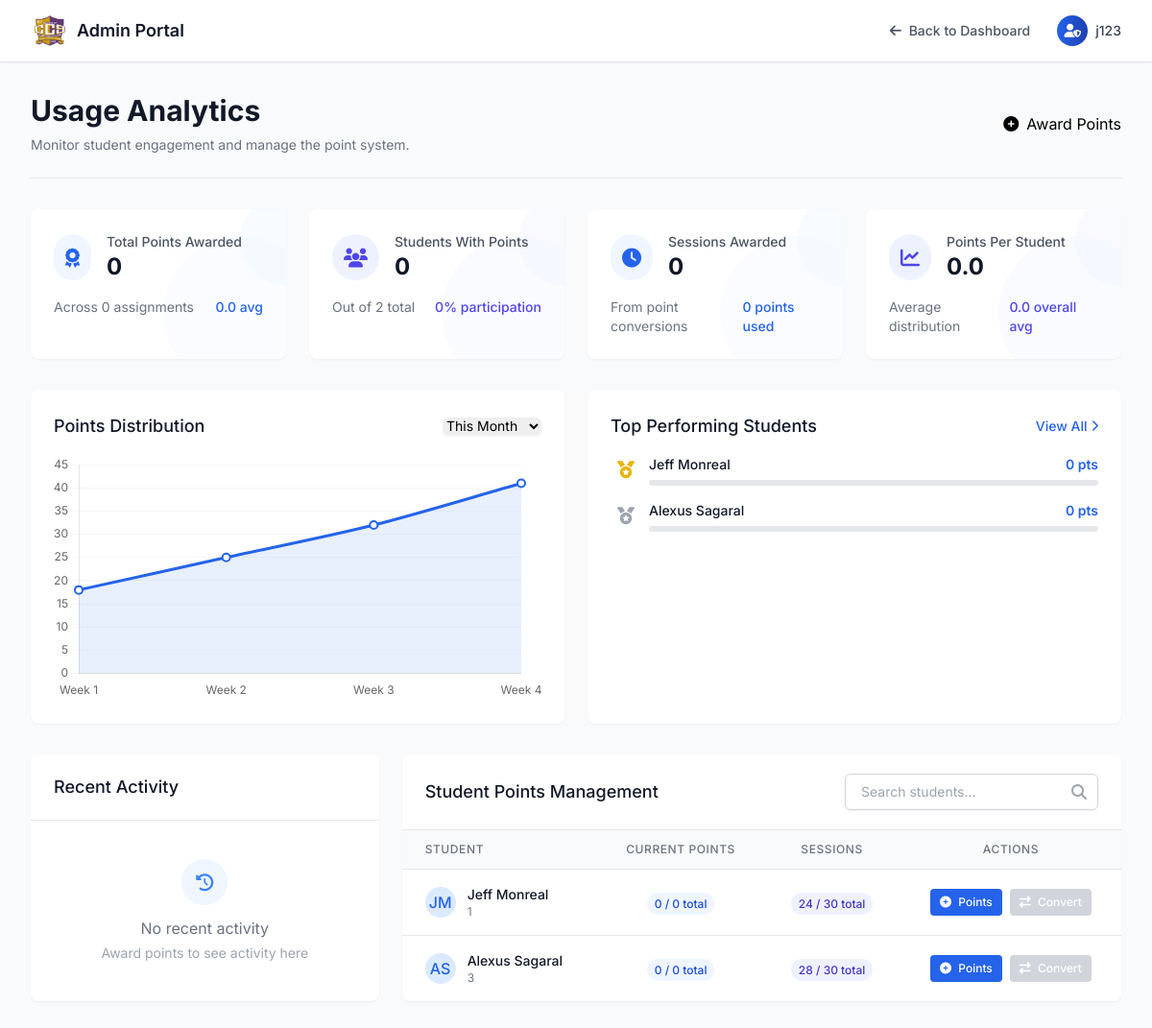
The page /admin-points.php (signed in) on the database as committed earlier.
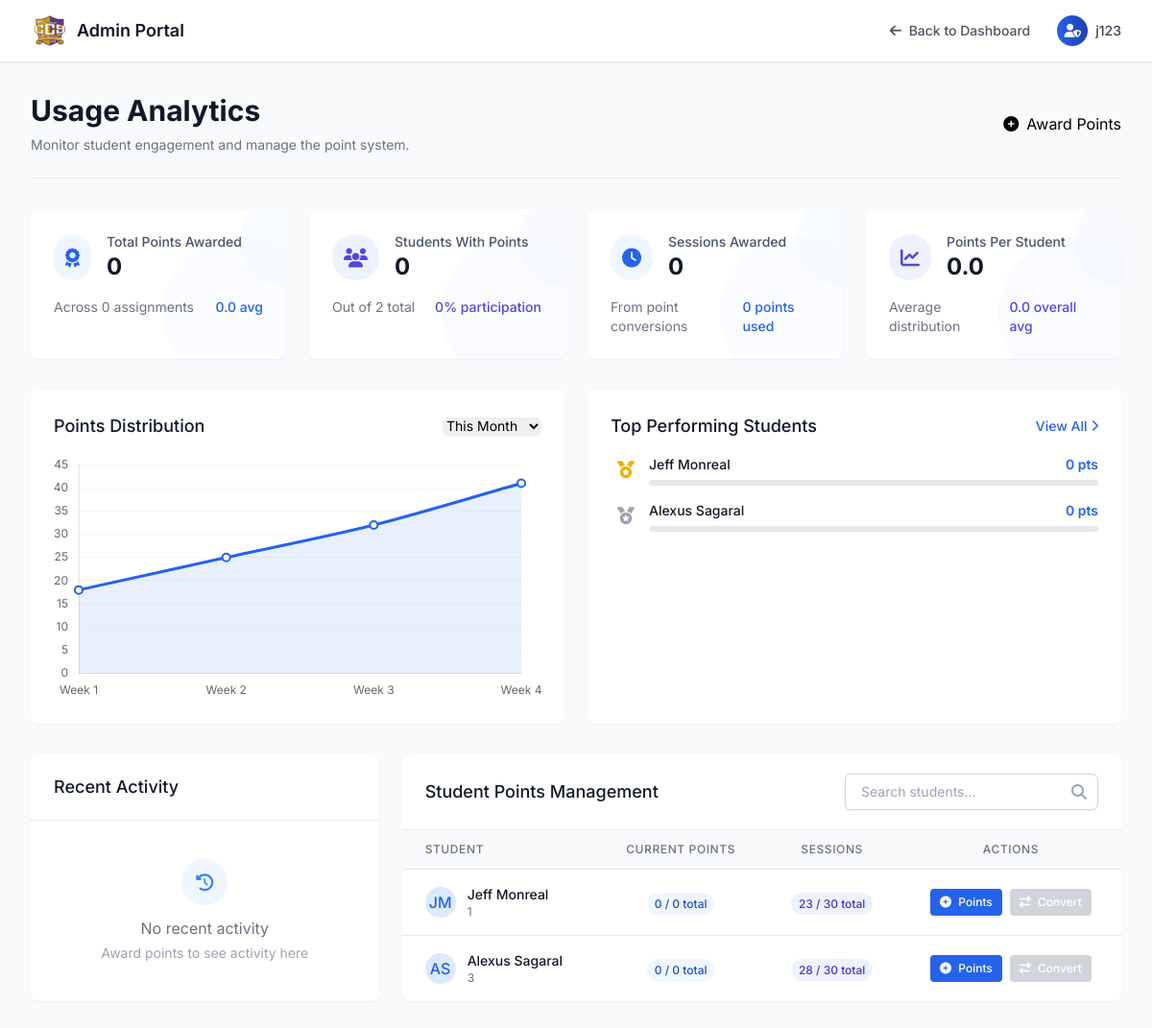
The same page on the database as committed later.
### tables this page shows
CREATE TABLE `users` (
  `ID` int(11) NOT NULL,
  `ID_NUMBER` int(11) NOT NULL,
  `LASTNAME` varchar(50) NOT NULL,
  `FIRSTNAME` varchar(50) NOT NULL,
  `MIDDLENAME` varchar(50) DEFAULT NULL,
  `COURSE` varchar(100) DEFAULT NULL,
  `YEAR` int(11) DEFAULT NULL,
  `USERNAME` varchar(50) NOT NULL,
  `PASSWORD` varchar(100) NOT NULL,
  `EMAIL` varchar(100) NOT NULL,
  `ADDRESS` varchar(30) DEFAULT NULL,
  `SESSION` int(11) DEFAULT 30,
  `IMAGE` varchar(100) DEFAULT NULL,
  `CREATED_AT` timestamp NOT NULL DEFAULT current_timestamp(),
  `user_type` enum('student','admin') NOT NULL DEFAULT 'student',
  `POINTS` int(11) DEFAULT 0
);

### conn_back/points_process.php (called while the page is built, shortened)
<?php
include(__DIR__ . '/../db_connection.php');
$students = [];
$query = "SELECT u.*,
          CONCAT(u.FIRSTNAME, ' ', u.LASTNAME) as name,
          COALESCE(u.current_points, 0) as current_points,
          COALESCE(u.total_points_earned, 0) as total_points_earned,
          COALESCE(u.SESSION, 0) as SESSION,
          COALESCE(u.sessions_earned, 0) as sessions_earned
          FROM users u
          WHERE u.user_type='student'
          ORDER BY u.LASTNAME ASC";
$result = $conn->query($query);
if ($result && $result->num_rows > 0) {
    while ($row = $result->fetch_assoc()) {
        $row['current_points'] = isset($row['current_points']) ? (int)$row['current_points'] : 0;
        $row['total_points_earned'] = isset($row['total_points_earned']) ? (int)$row['total_points_earned'] : 0;
        $row['SESSION'] = isset($row['SESSION']) ? (int)$row['SESSION'] : 0;
        $row['sessions_earned'] = isset($row['sessions_earned']) ? (int)$row['sessions_earned'] : 0;
        $students[] = $row;
    }
}
?>

### admin-points.php (the view, shortened to what the changed rows need)
<?php
    include('conn_back/points_process.php');
?>
<!DOCTYPE html>
<html lang="en">
<head>
    <script src="https://cdn.tailwindcss.com"></script>
    <link rel="stylesheet" href="https://cdnjs.cloudflare.com/ajax/libs/font-awesome/6.4.0/css/all.min.css">
</head>
<body class="min-h-screen">
    <main class="max-w-7xl mx-auto px-4 sm:px-6 lg:px-8 py-8">
        <div class="mb-8 border-b border-gray-200 pb-6">
            <div class="flex flex-col md:flex-row md:items-center md:justify-between">
                <div class="flex-1 min-w-0">
                    <h1 class="text-2xl font-bold leading-7 text-gray-900 sm:text-3xl">
                        Usage Analytics
                    </h1>
                </div>
            </div>
        </div>
        <div class="grid grid-cols-1 lg:grid-cols-2 gap-6 mb-8">
            <div class="bg-white rounded-lg shadow-sm p-6 card-shadow">
                <div class="flex items-center justify-between mb-4">
                    <h2 class="text-lg font-medium text-gray-900">Points Distribution</h2>
                </div>
            </div>
            <div class="bg-white rounded-lg shadow-sm p-6 card-shadow">
                <div class="flex items-center justify-between mb-4">
                    <h2 class="text-lg font-medium text-gray-900">Top Performing Students</h2>
                </div>
                <div class="space-y-4">
                    <?php
                    usort($students, function($a, $b) {
                        return $b['total_points_earned'] - $a['total_points_earned'];
                    });
                    $topStudents = array_slice($students, 0, 5);
                    foreach ($topStudents as $index => $student):
                    ?>
                        <div>
                            <div class="flex items-center">
                                <div class="w-8 flex-shrink-0 text-center">
                                    <?php if ($index === 0): ?>
                                        <span class="text-lg text-yellow-500"><i class="fas fa-medal"></i></span>
                                    <?php elseif ($index === 1): ?>
                                        <span class="text-lg text-gray-400"><i class="fas fa-medal"></i></span>
                                    <?php elseif ($index === 2): ?>
                                        <span class="text-lg text-amber-700"><i class="fas fa-medal"></i></span>
                                    <?php else: ?>
                                        <span class="text-lg text-gray-400"><?php echo $index + 1; ?></span>
                                    <?php endif; ?>
                                </div>
                                <div class="ml-2 flex-1">
                                    <div class="flex items-center justify-between">
                                        <div class="text-sm font-medium text-gray-900 truncate">
                                            <?php echo htmlspecialchars($student['name']); ?>
                                        </div>
                                        <div class="text-sm font-semibold text-blue-600">
                                            <?php echo number_format($student['total_points_earned']); ?> pts
                                        </div>
                                    </div>
                                    <div class="mt-1.5 w-full bg-gray-200 rounded-full h-1.5">
                                    </div>
                                </div>
                            </div>
                        </div>
                    <?php endforeach; ?>
                </div>
            </div>
        </div>
        <div class="grid grid-cols-1 lg:grid-cols-3 gap-6">
            <div class="lg:col-span-1">
                <div class="bg-white rounded-lg shadow-sm overflow-hidden card-shadow">
                    <div class="px-6 py-5 border-b border-gray-200">
                        <h2 class="text-lg font-medium text-gray-900">Recent Activity</h2>
                    </div>
                </div>
            </div>
            <div class="lg:col-span-2">
                <div class="bg-white rounded-lg shadow-sm overflow-hidden card-shadow">
                    <div class="px-6 py-5 border-b border-gray-200 flex items-center justify-between">
                        <h2 class="text-lg font-medium text-gray-900">Student Points Management</h2>
                    </div>
                    <div class="max-h-[480px] overflow-y-auto custom-scrollbar">
                        <table class="min-w-full divide-y divide-gray-200">
                            <thead class="bg-gray-50 sticky top-0 z-10">
                                <tr>
                                    <th scope="col" class="px-6 py-3 text-left text-xs font-medium text-gray-500 uppercase tracking-wider">Student</th>
                                    <th scope="col" class="px-6 py-3 text-center text-xs font-medium text-gray-500 uppercase tracking-wider">Current Points</th>
                                    <th scope="col" class="px-6 py-3 text-center text-xs font-medium text-gray-500 uppercase tracking-wider">Sessions</th>
                                    <th scope="col" class="px-6 py-3 text-center text-xs font-medium text-gray-500 uppercase tracking-wider">Actions</th>
                                </tr>
                            </thead>
                            <tbody class="bg-white divide-y divide-gray-200" id="student-list">
                                <?php if (count($students) > 0): ?>
                                    <?php foreach ($students as $student): ?>
                                        <tr class="hover:bg-gray-50 transition-colors">
                                            <td class="px-6 py-4 whitespace-nowrap">
                                                <div class="flex items-center">
                                                    <div class="h-8 w-8 rounded-full bg-blue-100 flex items-center justify-center text-blue-600 font-medium">
                                                        <?php echo strtoupper(substr($student['FIRSTNAME'], 0, 1) . substr($student['LASTNAME'], 0, 1)); ?>
                                                    </div>
                                                    <div class="ml-3">
                                                        <div class="text-sm font-medium text-gray-900"><?php echo htmlspecialchars($student['name']); ?></div>
                                                        <div class="text-xs text-gray-500"><?php echo htmlspecialchars($student['ID']); ?></div>
                                                    </div>
                                                </div>
                                            </td>
                                            <td class="px-6 py-4 whitespace-nowrap">
                                                <div class="text-center">
                                                    <span class="px-2 py-1 text-xs font-medium bg-blue-50 text-blue-700 rounded-full">
                                                        <?php echo $student['current_points']; ?> / <?php echo $student['total_points_earned']; ?> total
                                                    </span>
                                                </div>
                                            </td>
                                            <td class="px-6 py-4 whitespace-nowrap">
                                                <div class="text-center">
                                                    <span class="px-2 py-1 text-xs font-medium bg-indigo-50 text-indigo-700 rounded-full">
                                                        <?php echo $student['SESSION']; ?> / 30 total
                                                    </span>
                                                </div>
                                            </td>
                                            <td class="px-6 py-4 whitespace-nowrap text-sm">
                                                <div class="flex items-center justify-center space-x-2">
                                                    <button class="assign-btn text-white bg-blue-600 hover:bg-blue-700 px-2.5 py-1.5 rounded text-xs font-medium focus:outline-none focus:ring-2 focus:ring-blue-500 focus:ring-offset-1 transition-colors"
                                                            data-id="<?php echo $student['ID']; ?>"
                                                            data-name="<?php echo htmlspecialchars($student['name']); ?>">
                                                        <i class="fas fa-plus-circle mr-1"></i> Points
                                                    </button>
                                                    <?php if ($student['current_points'] >= 3 && $student['SESSION'] < 30): ?>
                                                        <button class="convert-btn text-white bg-indigo-600 hover:bg-indigo-700 px-2.5 py-1.5 rounded text-xs font-medium focus:outline-none focus:ring-2 focus:ring-indigo-500 focus:ring-offset-1 transition-colors"
                                                                data-id="<?php echo $student['ID']; ?>"
                                                                data-name="<?php echo htmlspecialchars($student['name']); ?>">
                                                            <i class="fas fa-exchange-alt mr-1"></i> Convert
                                                        </button>
                                                    <?php else: ?>
                                                        <button class="text-white bg-gray-300 px-2.5 py-1.5 rounded text-xs font-medium cursor-not-allowed" disabled>
                                                            <i class="fas fa-exchange-alt mr-1"></i> Convert
                                                        </button>
                                                    <?php endif; ?>
                                                </div>
                                            </td>
                                        </tr>
                                    <?php endforeach; ?>
                                <?php endif; ?>
                            </tbody>
                        </table>
                    </div>
                </div>
            </div>
        </div>
    </main>
</body>
</html>

Rows that differ between the two databases and show on the page:
changed users "JM": SESSION "24" → "23"
